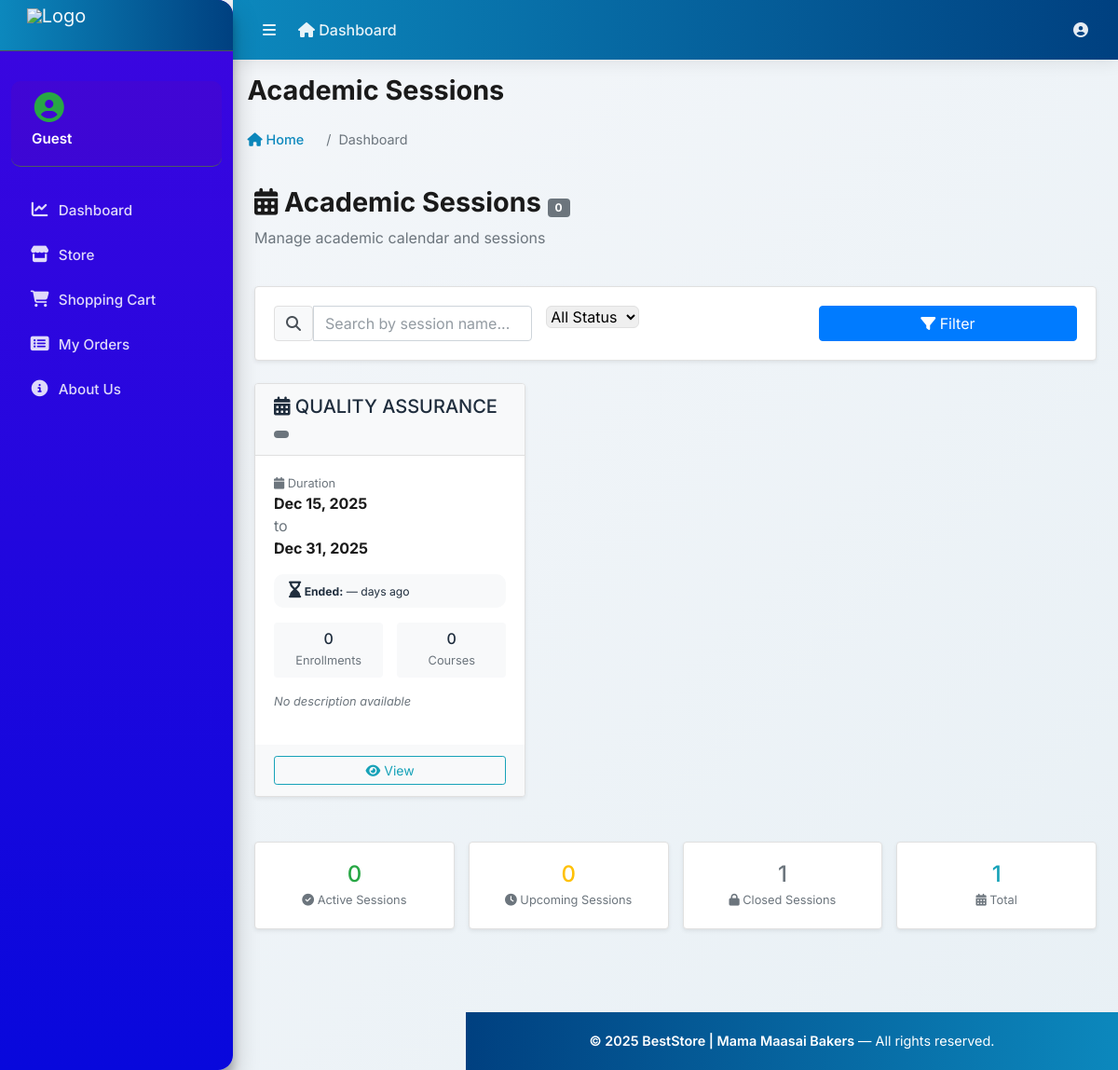
The app's page /school/sessions/ with its own data.
### school/models.py (models this page shows, shortened)
class ReportingSession(models.Model):
    SEMESTER_CHOICES = [
        ('1', 'First Semester'),
        ('2', 'Second Semester'),
        ('3', 'Third Semester'),
    ]
    name = models.CharField(max_length=50)  # e.g., "2024/2025"
    semester = models.CharField(max_length=1, choices=SEMESTER_CHOICES)
    start_date = models.DateField()
    end_date = models.DateField()
    is_current = models.BooleanField(default=False)
    is_active = models.BooleanField(default=True)
    created_at = models.DateTimeField(auto_now_add=True)
    class Meta:
        ordering = ['-start_date']
        unique_together = ['name', 'semester']

### school/views.py (the view)
# urls.py: path('sessions/', views.SessionListView.as_view(), name='session_list'),
class SessionListView(ListView):
    model = ReportingSession
    template_name = 'school/session/session_list.html'
    context_object_name = 'sessions'
    paginate_by = 20
    queryset = ReportingSession.objects.order_by('-start_date')
    def get_context_data(self, **kwargs):
        context = super().get_context_data(**kwargs)
        today = timezone.now().date()
        context['active_sessions'] = ReportingSession.objects.filter(
            start_date__lte=today,
            end_date__gte=today,
            is_active=True
        ).count()
        context['upcoming_sessions'] = ReportingSession.objects.filter(
            start_date__gt=today,
            is_active=True
        ).count()
        context['closed_sessions'] = ReportingSession.objects.filter(
            end_date__lt=today
        ).count()
        context['total_sessions'] = ReportingSession.objects.count()
        return context

### carts/context_processors.py (called while the page is built)
def counter(request):
    cart_count = 0
    if 'admin' in request.path:
        return {}
    else:
        try:
            cart = Cart.objects.filter(cart_id=_cart_id(request))
            if request.user.is_authenticated:
                cart_items = CartItem.objects.all().filter(user=request.user)
            else:
                cart_items = CartItem.objects.all().filter(cart=cart[:1])
            for cart_item in cart_items:
                cart_count += cart_item.quantity
        except Cart.DoesNotExist:
            cart_count = 0
    return dict(cart_count=cart_count)

### carts/views.py (called while the page is built)
def _cart_id(request):
    cart = request.session.session_key
    if not cart:
        cart = request.session.create()
    return cart

### category/context_processors.py (called while the page is built)
def menu_links(request):
    links = Category.objects.all()
    return dict(links=links)

### school/templates/school/session/session_list.html (shortened to what this page needs)
{% extends "base.html" %}
{% block page_title %}Academic Sessions{% endblock %}
{% load static %}
{% block content %}
<div class="container-fluid py-4">
    <div class="row mb-4">
        <div class="col-md-8">
            <h1 class="h3 mb-0">
                <i class="fas fa-calendar-alt"></i> Academic Sessions
                <span class="badge bg-secondary">{{ sessions.paginator.count|default:0 }}</span>
            </h1>
            <p class="text-muted mt-2">Manage academic calendar and sessions</p>
        </div>
        <div class="col-md-4 text-end">
        </div>
    </div>
    <div class="card shadow-sm mb-4">
        <div class="card-body">
            <form method="get" class="row g-3">
                <div class="col-md-4">
                    <div class="input-group">
                        <span class="input-group-text">
                            <i class="fas fa-search"></i>
                        </span>
                        <input
                            type="text"
                            name="search"
                            class="form-control"
                            placeholder="Search by session name..."
                            value="{{ request.GET.search }}"
                        >
                    </div>
                </div>
                <div class="col-md-4">
                    <select name="status" class="form-select">
                        <option value="">All Status</option>
                    </select>
                </div>
                <div class="col-md-4">
                    <button type="submit" class="btn btn-primary w-100">
                        <i class="fas fa-filter"></i> Filter
                    </button>
                </div>
            </form>
        </div>
    </div>
    <div class="row">
        {% for session in sessions %}
        <div class="col-md-6 col-lg-4 mb-4">
            <div class="card shadow-sm h-100 hover-shadow transition">
                <div class="card-header bg-light">
                    <div class="d-flex justify-content-between align-items-start">
                        <div>
                            <h5 class="mb-1">
                                <i class="fas fa-calendar-alt"></i> {{ session.name }}
                            </h5>
                            <span class="badge
                                {% if session.status == 'active' %}bg-success
                                {% elif session.status == 'upcoming' %}bg-warning
                                {% else %}bg-secondary
                                {% endif %}">
                            </span>
                        </div>
                    </div>
                </div>
                <div class="card-body">
                    <div class="mb-3">
                        <small class="text-muted d-block"><i class="fas fa-calendar"></i> Duration</small>
                        <p class="mb-0">
                            <strong>{{ session.start_date|date:"M d, Y" }}</strong><br>
                            <span class="text-muted">to</span><br>
                            <strong>{{ session.end_date|date:"M d, Y" }}</strong>
                        </p>
                    </div>
                    <div class="alert alert-light py-2 px-3 mb-3">
                        <small>
                            {% if session.status == 'upcoming' %}
                                <i class="fas fa-hourglass-start"></i>
                                <strong>Starts in:</strong> {{ days_until|default:"—" }} days
                            {% elif session.status == 'active' %}
                                <i class="fas fa-hourglass-half"></i>
                                <strong>Active:</strong> {{ days_elapsed|default:"—" }} days
                            {% else %}
                                <i class="fas fa-hourglass-end"></i>
                                <strong>Ended:</strong> {{ days_ago|default:"—" }} days ago
                            {% endif %}
                        </small>
                    </div>
                    <div class="row text-center mb-3 g-2">
                        <div class="col-6">
                            <div class="bg-light p-2 rounded">
                                <h6 class="mb-0">
                                    {{ session.enrollments.count|default:0 }}
                                </h6>
                                <small class="text-muted">Enrollments</small>
                            </div>
                        </div>
                        <div class="col-6">
                            <div class="bg-light p-2 rounded">
                                <h6 class="mb-0">
                                    {{ session.courses.count|default:0 }}
                                </h6>
                                <small class="text-muted">Courses</small>
                            </div>
                        </div>
                    </div>
                    {% if session.description %}
                    <p class="card-text text-muted small">
                        {{ session.description|truncatewords:20 }}
                    </p>
                    {% else %}
                    <p class="card-text text-muted small">
                        <em>No description available</em>
                    </p>
                    {% endif %}
                </div>
                <div class="card-footer bg-light">
                    <div class="btn-group w-100" role="group">
                        <a href="{% url 'school:session_detail' session.id %}" class="btn btn-outline-info btn-sm" title="View Details">
                            <i class="fas fa-eye"></i> View
                        </a>
                    </div>
                </div>
            </div>
        </div>
        {% endfor %}
    </div>
    <div class="row mt-4">
        <div class="col-md-3">
            <div class="card shadow-sm text-center">
                <div class="card-body">
                    <h4 class="text-success mb-0">{{ active_sessions }}</h4>
                    <small class="text-muted"><i class="fas fa-check-circle"></i> Active Sessions</small>
                </div>
            </div>
        </div>
        <div class="col-md-3">
            <div class="card shadow-sm text-center">
                <div class="card-body">
                    <h4 class="text-warning mb-0">{{ upcoming_sessions }}</h4>
                    <small class="text-muted"><i class="fas fa-clock"></i> Upcoming Sessions</small>
                </div>
            </div>
        </div>
        <div class="col-md-3">
            <div class="card shadow-sm text-center">
                <div class="card-body">
                    <h4 class="text-secondary mb-0">{{ closed_sessions }}</h4>
                    <small class="text-muted"><i class="fas fa-lock"></i> Closed Sessions</small>
                </div>
            </div>
        </div>
        <div class="col-md-3">
            <div class="card shadow-sm text-center">
                <div class="card-body">
                    <h4 class="text-info mb-0">{{ total_sessions }}</h4>
                    <small class="text-muted"><i class="fas fa-calendar-alt"></i> Total</small>
                </div>
            </div>
        </div>
    </div>
</div>
{% endblock %}

### templates/base.html (style rules this page uses)
:root { --primary: #0c88bd; --primary-dark: #145c32; --secondary: #004080; --accent: #FF6B35; --light-bg: #f8f9fa; --border-color: #e9ecef; --text-dark: #1a1a1a; --text-muted: #6c757d; --shadow-sm: 0 2px 8px rgba(0,0,0,0.05); --shadow-md: 0 4px 16px rgba(0,0,0,0.08); --shadow-lg: 0 8px 30px rgba(0,0,0,0.1); }
* { font-family: 'Inter', -apple-system, BlinkMacSystemFont, 'Segoe UI', sans-serif; }
html, body { height: 100%; background: linear-gradient(135deg, #f5f7fa 0%, #e8f0f5 100%); color: var(--text-dark); }
body { -webkit-font-smoothing: antialiased; -moz-osx-font-smoothing: grayscale; }
.content .container-fluid { max-width: 1400px; }
.content h1 { color: var(--text-dark); font-weight: 700; font-size: 1.8rem; }
.alert { margin: 0 0 12px 0; padding: 12px 16px; border-radius: 10px; border: none; font-size: 0.95rem; display: flex; align-items: center; gap: 10px; animation: slideDown 0.3s ease; }
.alert i { font-size: 1.1rem; }

### school/templates/school/session/session_list.html (style rules this page uses)
.hover-shadow { transition: box-shadow 0.3s ease, transform 0.3s ease; }
.transition { transition: all 0.3s ease; }
.card { border: 1px solid #e0e0e0; }
.card-header { border-bottom: 1px solid #e0e0e0; }
.badge { font-size: 12px; padding: 4px 8px; }
.input-group-text { background-color: #f8f9fa; border: 1px solid #e0e0e0; }
.form-select { border: 1px solid #e0e0e0; border-radius: 6px; }

### records on screen
ReportingSession: name "QUALITY ASSURANCE", start_date "Dec 15, 2025", end_date "Dec 31, 2025", days_ago "—", enrollments.count "0", courses.count "0"

### other values on screen
{{ user.username|default:"Guest" }} "Guest"
{{ sessions.paginator.count|default:0 }} "0"
{{ active_sessions }} "0"
{{ upcoming_sessions }} "0"
{{ closed_sessions }} "1"
{{ total_sessions }} "1"
